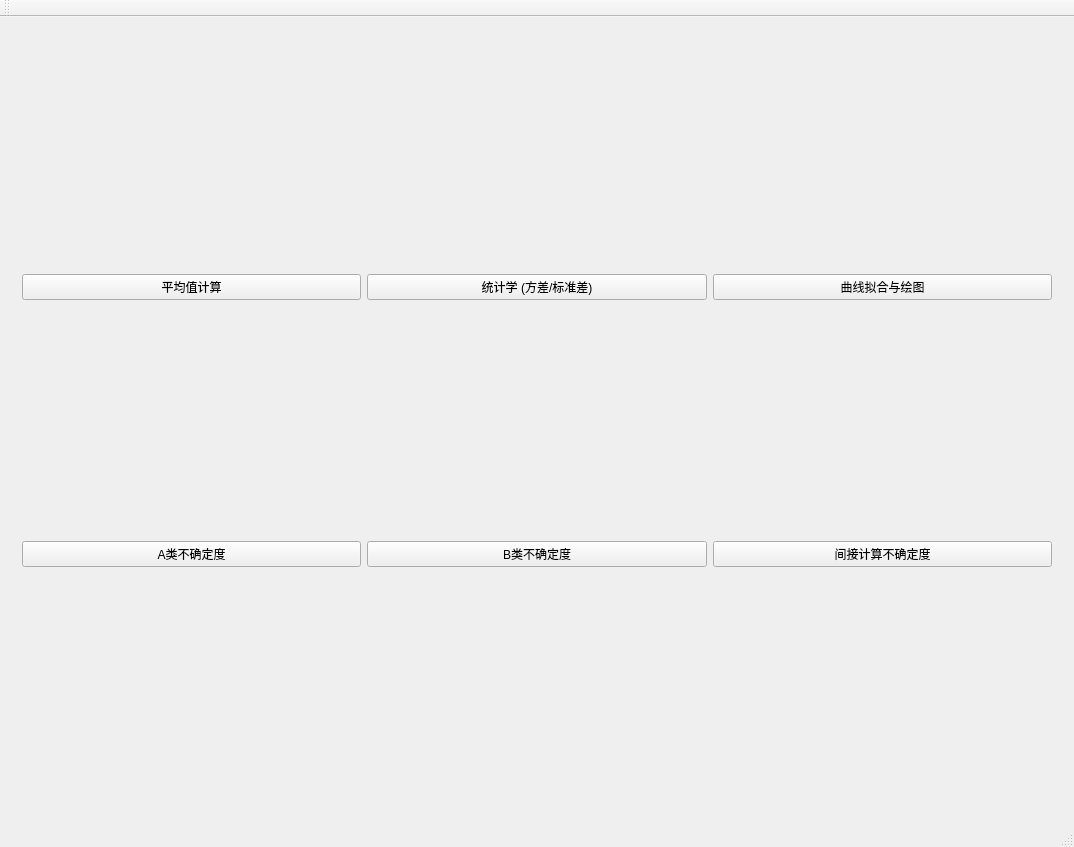
<?xml version="1.0" encoding="UTF-8"?>
<ui version="4.0">
 <class>MainWindow</class>
 <widget class="QMainWindow" name="MainWindow">
  <property name="geometry">
   <rect>
    <x>0</x>
    <y>0</y>
    <width>1074</width>
    <height>847</height>
   </rect>
  </property>
  <property name="windowTitle">
   <string>MainWindow</string>
  </property>
  <widget class="QWidget" name="centralWidget">
   <layout class="QHBoxLayout" name="horizontalLayout_7">
    <item>
     <widget class="QStackedWidget" name="mainStackedWidget">
      <widget class="QWidget" name="page_home">
       <layout class="QGridLayout" name="gridLayout">
        <item row="1" column="2">
         <widget class="QPushButton" name="btn_go_fit">
          <property name="text">
           <string>曲线拟合与绘图</string>
          </property>
         </widget>
        </item>
        <item row="1" column="0">
         <widget class="QPushButton" name="btn_go_mean">
          <property name="text">
           <string>平均值计算</string>
          </property>
         </widget>
        </item>
        <item row="1" column="1">
         <widget class="QPushButton" name="btn_go_stats">
          <property name="text">
           <string>统计学 (方差/标准差)</string>
          </property>
         </widget>
        </item>
        <item row="3" column="2">
         <widget class="QPushButton" name="btn_go_ind">
          <property name="text">
           <string>间接计算不确定度</string>
          </property>
         </widget>
        </item>
        <item row="3" column="1">
         <widget class="QPushButton" name="btn_go_B">
          <property name="text">
           <string>B类不确定度</string>
          </property>
         </widget>
        </item>
        <item row="3" column="0">
         <widget class="QPushButton" name="btn_go_A">
          <property name="text">
           <string>A类不确定度</string>
          </property>
         </widget>
        </item>
       </layout>
      </widget>
      <widget class="QWidget" name="page_mean">
       <layout class="QVBoxLayout" name="verticalLayout_6">
        <item>
         <layout class="QHBoxLayout" name="horizontalLayout">
          <item>
           <widget class="QGroupBox" name="group_input_mean">
            <property name="maximumSize">
             <size>
              <width>300</width>
              <height>16777215</height>
             </size>
            </property>
            <property name="title">
             <string>测量数据录入</string>
            </property>
            <layout class="QVBoxLayout" name="verticalLayout_3">
             <item>
              <widget class="QTableWidget" name="table_mean">
               <column>
                <property name="text">
                 <string>测量值</string>
                </property>
               </column>
              </widget>
             </item>
             <item>
              <widget class="QPushButton" name="btn_add_mean">
               <property name="text">
                <string>添加数据行</string>
               </property>
              </widget>
             </item>
             <item>
              <widget class="QPushButton" name="btn_del_mean">
               <property name="text">
                <string>删除选中行</string>
               </property>
              </widget>
             </item>
             <item>
              <widget class="QPushButton" name="btn_calc_mean">
               <property name="text">
                <string>生成计算过程</string>
               </property>
              </widget>
             </item>
            </layout>
           </widget>
          </item>
          <item>
           <widget class="QGroupBox" name="group_process_mean">
            <property name="title">
             <string>详细计算过程</string>
            </property>
            <layout class="QVBoxLayout" name="verticalLayout_2">
             <item>
              <widget class="QTextEdit" name="text_res_mean">
               <property name="readOnly">
                <bool>true</bool>
               </property>
              </widget>
             </item>
            </layout>
           </widget>
          </item>
         </layout>
        </item>
        <item>
         <widget class="QPushButton" name="btn_back_mean">
          <property name="text">
           <string>返回主菜单</string>
          </property>
         </widget>
        </item>
       </layout>
      </widget>
      <widget class="QWidget" name="page_stats">
       <layout class="QVBoxLayout" name="verticalLayout_5">
        <item>
         <layout class="QHBoxLayout" name="horizontalLayout_3">
          <item>
           <widget class="QGroupBox" name="group_input_stats">
            <property name="maximumSize">
             <size>
              <width>300</width>
              <height>16777215</height>
             </size>
            </property>
            <property name="title">
             <string>统计数据录入</string>
            </property>
            <layout class="QVBoxLayout" name="verticalLayout">
             <item>
              <widget class="QTableWidget" name="table_stats">
               <column>
                <property name="text">
                 <string>观测值</string>
                </property>
               </column>
              </widget>
             </item>
             <item>
              <widget class="QPushButton" name="btn_add_stats">
               <property name="text">
                <string>添加数据</string>
               </property>
              </widget>
             </item>
             <item>
              <widget class="QPushButton" name="btn_del_stats">
               <property name="text">
                <string>删除数据</string>
               </property>
              </widget>
             </item>
             <item>
              <widget class="QPushButton" name="btn_calc_stats">
               <property name="text">
                <string>计算方差与标准差</string>
               </property>
              </widget>
             </item>
            </layout>
           </widget>
          </item>
          <item>
           <widget class="QGroupBox" name="group_res_statsox">
            <property name="title">
             <string>统计分析报告</string>
            </property>
            <layout class="QVBoxLayout" name="verticalLayout_4">
             <item>
              <widget class="QTextEdit" name="text_res_stats">
               <property name="readOnly">
                <bool>true</bool>
               </property>
              </widget>
             </item>
            </layout>
           </widget>
          </item>
         </layout>
        </item>
        <item>
         <widget class="QPushButton" name="btn_back_stats">
          <property name="text">
           <string>返回主菜单</string>
          </property>
         </widget>
        </item>
       </layout>
      </widget>
      <widget class="QWidget" name="page_typeA">
       <layout class="QVBoxLayout" name="verticalLayout_9">
        <item>
         <layout class="QHBoxLayout" name="horizontalLayout_2">
          <item>
           <widget class="QGroupBox" name="leftPanel_A">
            <property name="maximumSize">
             <size>
              <width>300</width>
              <height>16777215</height>
             </size>
            </property>
            <property name="title">
             <string>数据录入与修正因子</string>
            </property>
            <layout class="QVBoxLayout" name="verticalLayout_10">
             <item>
              <widget class="QTableWidget" name="table_A">
               <column>
                <property name="text">
                 <string>测量值</string>
                </property>
               </column>
              </widget>
             </item>
             <item>
              <layout class="QHBoxLayout" name="horizontalLayout_5">
               <item>
                <widget class="QPushButton" name="btn_add_A">
                 <property name="text">
                  <string>添加行</string>
                 </property>
                </widget>
               </item>
               <item>
                <widget class="QPushButton" name="btn_del_A">
                 <property name="text">
                  <string>删除行</string>
                 </property>
                </widget>
               </item>
              </layout>
             </item>
             <item>
              <widget class="QLabel" name="label">
               <property name="text">
                <string>修正因子 (t):</string>
               </property>
              </widget>
             </item>
             <item>
              <widget class="QLineEdit" name="edit_t_A">
               <property name="text">
                <string>1</string>
               </property>
              </widget>
             </item>
             <item>
              <widget class="QPushButton" name="btn_calc_A">
               <property name="text">
                <string>执行 A类不确定度计算</string>
               </property>
              </widget>
             </item>
            </layout>
           </widget>
          </item>
          <item>
           <widget class="QGroupBox" name="rightPanel_A">
            <property name="title">
             <string>A类不确定度计算报告</string>
            </property>
            <layout class="QVBoxLayout" name="verticalLayout_7">
             <item>
              <widget class="QTextEdit" name="text_res_A">
               <property name="readOnly">
                <bool>true</bool>
               </property>
              </widget>
             </item>
            </layout>
           </widget>
          </item>
         </layout>
        </item>
        <item>
         <widget class="QPushButton" name="btn_back_A">
          <property name="text">
           <string>返回主菜单</string>
          </property>
         </widget>
        </item>
       </layout>
      </widget>
      <widget class="QWidget" name="page_typeB">
       <layout class="QHBoxLayout" name="horizontalLayout_6">
        <item>
         <layout class="QVBoxLayout" name="verticalLayout_8">
          <item>
           <widget class="QGroupBox" name="group_B_res">
            <property name="title">
             <string>计算结果</string>
            </property>
            <layout class="QVBoxLayout" name="verticalLayout_13">
             <item>
              <widget class="QTextEdit" name="text_res_B">
               <property name="readOnly">
                <bool>true</bool>
               </property>
              </widget>
             </item>
             <item>
              <widget class="QGroupBox" name="group_B_input">
               <property name="maximumSize">
                <size>
                 <width>600</width>
                 <height>16777215</height>
                </size>
               </property>
               <property name="title">
                <string>仪器参数录入</string>
               </property>
               <layout class="QVBoxLayout" name="verticalLayout_12">
                <item>
                 <widget class="QLabel" name="label_2">
                  <property name="text">
                   <string>仪器误差 (Δ):</string>
                  </property>
                 </widget>
                </item>
                <item>
                 <widget class="QLineEdit" name="edit_delta_B"/>
                </item>
                <item>
                 <widget class="QLabel" name="label_3">
                  <property name="text">
                   <string>包含因子 (k):</string>
                  </property>
                 </widget>
                </item>
                <item>
                 <widget class="QLineEdit" name="edit_k_B">
                  <property name="text">
                   <string>1.732</string>
                  </property>
                 </widget>
                </item>
                <item>
                 <widget class="QPushButton" name="btn_calc_B">
                  <property name="text">
                   <string>计算 B类不确定度</string>
                  </property>
                 </widget>
                </item>
               </layout>
              </widget>
             </item>
             <item>
              <widget class="QPushButton" name="btn_back_B">
               <property name="text">
                <string>返回主菜单</string>
               </property>
              </widget>
             </item>
            </layout>
           </widget>
          </item>
         </layout>
        </item>
       </layout>
      </widget>
      <widget class="QWidget" name="page_indirect">
       <layout class="QVBoxLayout" name="verticalLayout_14">
        <item>
         <layout class="QHBoxLayout" name="horizontalLayout_4">
          <item>
           <widget class="QGroupBox" name="leftPanel_ind">
            <property name="maximumSize">
             <size>
              <width>350</width>
              <height>16777215</height>
             </size>
            </property>
            <property name="title">
             <string>公式与分量输入</string>
            </property>
            <layout class="QVBoxLayout" name="verticalLayout_15">
             <item>
              <widget class="QLabel" name="label_4">
               <property name="text">
                <string>公式输入：</string>
               </property>
              </widget>
             </item>
             <item>
              <widget class="QLineEdit" name="edit_formula_ind"/>
             </item>
             <item>
              <widget class="QLabel" name="label_help">
               <property name="font">
                <font>
                 <italic>true</italic>
                </font>
               </property>
               <property name="text">
                <string>用法：乘法必填* (a*b)；次方用^ (x^2)；</string>
               </property>
              </widget>
             </item>
             <item>
              <widget class="QLabel" name="label_help_2">
               <property name="font">
                <font>
                 <italic>true</italic>
                </font>
               </property>
               <property name="text">
                <string>根号用sqrt(x)；任意次方根用x^(1/n)</string>
               </property>
              </widget>
             </item>
             <item>
              <widget class="QTableWidget" name="table_ind">
               <column>
                <property name="text">
                 <string>变量名</string>
                </property>
               </column>
               <column>
                <property name="text">
                 <string>平均值 (xi)
</string>
                </property>
               </column>
               <column>
                <property name="text">
                 <string>不确定度 (ui)
</string>
                </property>
               </column>
              </widget>
             </item>
             <item>
              <widget class="QPushButton" name="btn_add_ind">
               <property name="text">
                <string>添加行</string>
               </property>
              </widget>
             </item>
             <item>
              <widget class="QPushButton" name="btn_del_ind">
               <property name="text">
                <string>删除行</string>
               </property>
              </widget>
             </item>
             <item>
              <widget class="QPushButton" name="btn_calc_ind">
               <property name="text">
                <string>执行自动合成计算</string>
               </property>
              </widget>
             </item>
            </layout>
           </widget>
          </item>
          <item>
           <widget class="QGroupBox" name="rightPanel_ind">
            <property name="title">
             <string>合成分析报告</string>
            </property>
            <layout class="QVBoxLayout" name="verticalLayout_16">
             <item>
              <widget class="QTextEdit" name="text_res_ind"/>
             </item>
            </layout>
           </widget>
          </item>
         </layout>
        </item>
        <item>
         <widget class="QPushButton" name="btn_back_ind">
          <property name="text">
           <string>返回主菜单</string>
          </property>
         </widget>
        </item>
       </layout>
      </widget>
      <widget class="QWidget" name="page_fitting">
       <layout class="QVBoxLayout" name="verticalLayout_17">
        <item>
         <layout class="QHBoxLayout" name="horizontalLayout_8">
          <item>
           <widget class="QGroupBox" name="leftPanel_fit">
            <property name="maximumSize">
             <size>
              <width>300</width>
              <height>16777215</height>
             </size>
            </property>
            <property name="title">
             <string>配置拟合数据</string>
            </property>
            <layout class="QVBoxLayout" name="verticalLayout_18">
             <item>
              <widget class="QTableWidget" name="table_fit">
               <column>
                <property name="text">
                 <string>x数据</string>
                </property>
               </column>
               <column>
                <property name="text">
                 <string>y数据</string>
                </property>
               </column>
              </widget>
             </item>
             <item>
              <widget class="QPushButton" name="btn_add_fit">
               <property name="text">
                <string>添加数据</string>
               </property>
              </widget>
             </item>
             <item>
              <widget class="QPushButton" name="btn_del_fit">
               <property name="text">
                <string>删除数据</string>
               </property>
              </widget>
             </item>
             <item>
              <widget class="QLabel" name="label_5">
               <property name="text">
                <string>选择拟合模型</string>
               </property>
              </widget>
             </item>
             <item>
              <widget class="QComboBox" name="combo_fit_type">
               <item>
                <property name="text">
                 <string>线性拟合 (y = ax + b)</string>
                </property>
               </item>
               <item>
                <property name="text">
                 <string>二次多项式 (y = ax² + bx + c)
</string>
                </property>
               </item>
               <item>
                <property name="text">
                 <string>三次多项式 (y = ax³ + bx² + cx + d)
</string>
                </property>
               </item>
               <item>
                <property name="text">
                 <string>四次多项式 (y = ax⁴ + ...)</string>
                </property>
               </item>
               <item>
                <property name="text">
                 <string>五次多项式 (y = ax⁵ + ...)</string>
                </property>
               </item>
               <item>
                <property name="text">
                 <string>指数函数 (y = a * e^(bx))</string>
                </property>
               </item>
               <item>
                <property name="text">
                 <string>对数函数 (y = a * ln(x) + b)</string>
                </property>
               </item>
               <item>
                <property name="text">
                 <string>幂函数 (y = a * x^b)
</string>
                </property>
               </item>
              </widget>
             </item>
             <item>
              <widget class="QPushButton" name="btn_run_fit">
               <property name="text">
                <string>执行拟合与绘图</string>
               </property>
              </widget>
             </item>
            </layout>
           </widget>
          </item>
          <item>
           <widget class="QGroupBox" name="rightPanel_fit">
            <property name="title">
             <string>曲线图形与数学模型</string>
            </property>
            <layout class="QVBoxLayout" name="verticalLayout_11">
             <item>
              <widget class="QCustomPlot" name="plotWidget_fit" native="true">
               <layout class="QHBoxLayout" name="horizontalLayout_10"/>
              </widget>
             </item>
             <item>
              <widget class="QTextEdit" name="text_res_fit">
               <property name="maximumSize">
                <size>
                 <width>16777215</width>
                 <height>250</height>
                </size>
               </property>
              </widget>
             </item>
            </layout>
           </widget>
          </item>
         </layout>
        </item>
        <item>
         <widget class="QPushButton" name="btn_back_fit">
          <property name="text">
           <string>返回主菜单</string>
          </property>
         </widget>
        </item>
       </layout>
      </widget>
     </widget>
    </item>
   </layout>
  </widget>
  <widget class="QMenuBar" name="menuBar">
   <property name="geometry">
    <rect>
     <x>0</x>
     <y>0</y>
     <width>1074</width>
     <height>25</height>
    </rect>
   </property>
  </widget>
  <widget class="QToolBar" name="mainToolBar">
   <attribute name="toolBarArea">
    <enum>TopToolBarArea</enum>
   </attribute>
   <attribute name="toolBarBreak">
    <bool>false</bool>
   </attribute>
  </widget>
  <widget class="QStatusBar" name="statusBar"/>
 </widget>
 <layoutdefault spacing="6" margin="11"/>
 <customwidgets>
  <customwidget>
   <class>QCustomPlot</class>
   <extends>QWidget</extends>
   <header location="global">qcustomplot.h</header>
   <container>1</container>
  </customwidget>
 </customwidgets>
 <resources>
  <include location="mainwindow.qrc"/>
 </resources>
 <connections/>
</ui>
